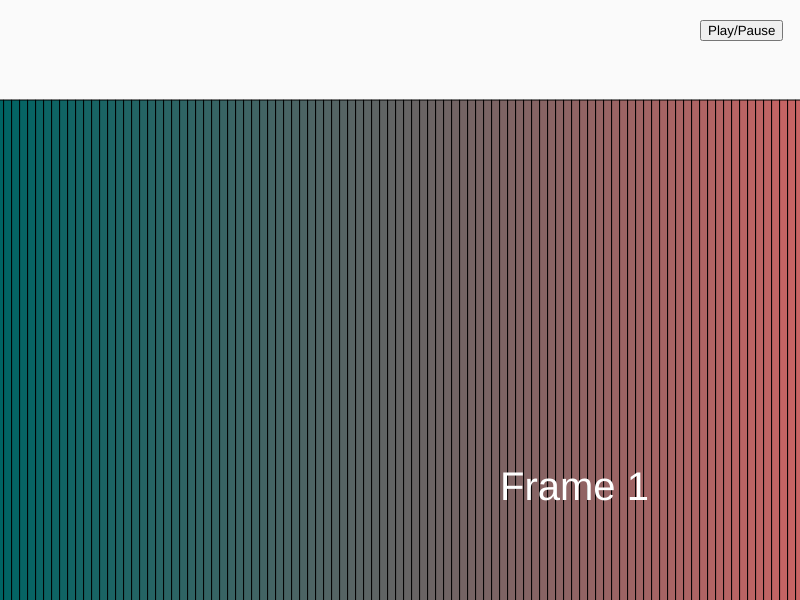
Frame 1 (no input)
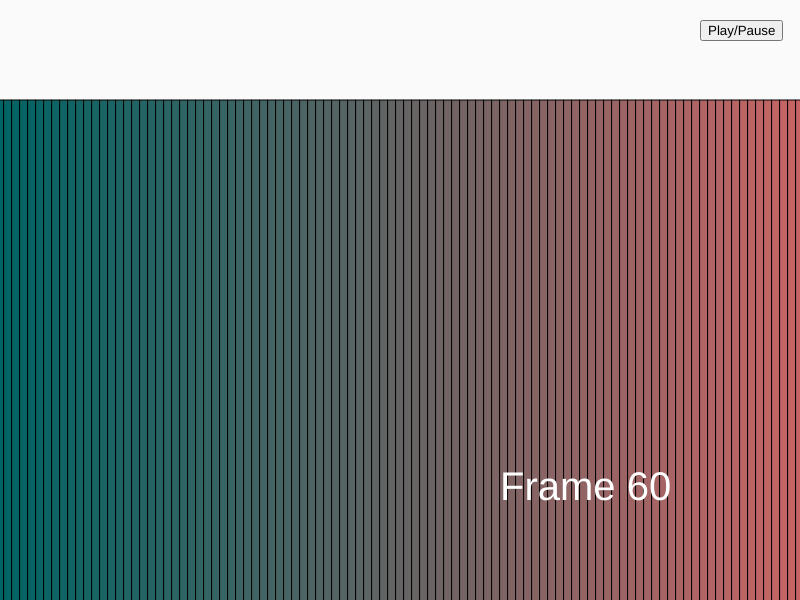
Frame 60 (no input)
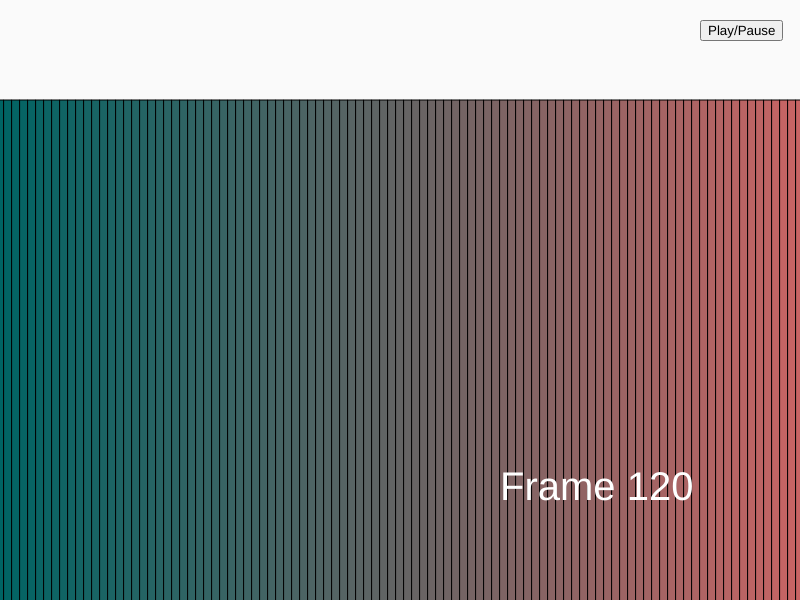
Frame 120 (the mouse pressed at the canvas centre since frame 60)

The p5.js sketch that drew these frames (run headless with seeded random() and noise() and a simulated clock; from frame 60 on, the mouse is pressed at the canvas centre):

// p5.js sketch
// ── sketch.js
var bg = 250;
var playing = true;
var playPause;

var boxes = [];
var boxCount = 100;


function setup() {
    createCanvas(window.screen.width, window.screen.height);
    background(bg);
    rectMode(CENTER);
    var fillColor = color('#4F4F4F');
    fill(fillColor);
    // stroke(128);
    button = createButton('Play/Pause');
    button.position(width - 100, 20);
    button.mousePressed(function () {playing = !playing;});


    for (i = 0; i <= boxCount; i++) {
        boxes.push(new Box(i));
    }
}

function playPauseFunction() {
    playing = !playing
}

function animateAll(element, index, array) {
    element.animate();
}

var grayBox = new grayBox();
var timer = 0;

function draw() {
    if (playing) {
        background(bg);
        // rect(width/2, height/2, 200, 200, 100, cornerRadius, 100, cornerRadius);
        // if (cornerRadius != 20) {
        //     cornerRadius -= 1;
        // } else {
        //     cornerRadius = 100;
        // }
        // grayBox.animate("leftRightExpand");
        // grayBox.leftRightExpand();
        timer += 1;
        var playerY = window.innerHeight - 60;
        var playerX = window.innerWidth/2;
        boxes.forEach(animateAll);
        ellipse(playerX, playerY, 20, 20);
        fill(255);
        textSize(40);
        text("Frame " + timer, window.innerWidth / 2 - 100, window.innerHeight / 2);
    }
}


function Box(index) {
    var width = window.screen.width / boxCount;
    var topLeftX = width * index;
    // var topLeftX = width * index + random(1, 3);
    this.color = color(( index * 2 ) % 255, 100, 100);
    this.index = index;

    this.animate = function () {
        this.color = boxes[Math.floor( this.index ) % boxes.length].color;
        this.index += 0.005;
        // fill(color('#2EAFAC'));
        fill(this.color);
        // print(color);
        // Why do I have to use a y coordinate of 400 or greater???? y = 0
        // seems to cut it short, but I don't quite understand why b/c 0 + height (800) should be enought to cover it?

        rect(topLeftX, 400, width, window.screen.height);
        // print("what the: " + topLeftX + ", 0, " + width + ", " + window.screen.height);
    };
}

function grayBox() {
    this.width = 50;
    this.height = 50;

    this.animate = function (animation) {
        if (animation != undefined) {
            this.animation;
            // rect(width/2, height/2, 200, 200, 100, cornerRadius, 100, cornerRadius);
        }
    }

    this.radii = [100, 100, 100, 100];

    this.leftRightExpand = function () {
        // rect(width/2, height/2, this.height, this.width, this.radii[0], this.radii[1], this.radii[2], this.radii[3]);
        // if (this.radii[1] != 20 && this.radii[3] != 20) {
        //     this.radii[1] -= 2;
        //     this.radii[3] -= 2;
        //     this.width += 5;
        //     this.height+= 5;
        // } else {
        //     this.radii[1] = 100;
        //     this.radii[3] = 100;
        //     this.width = 50;
        //     this.height= 50;
        // }

        print(this);
        print(timer);
        if (timer >= 0 && timer < 20) {
            this.height += 2;
            this.width += 2;
        } else if (timer >= 20 && timer < 80) {
            var newHeight= this.height - 2;
            var newWidth = this.width - 2;
            if (newWidth > 0 && newHeight > 0) {
                this.width = newWidth;
                this.height = newHeight;
            }
            var newRadii1 = this.radii[1] - 1;
            var newRadii3 = this.radii[3] - 1;
            if (newRadii1 > 0 && newRadii3 > 0) {
                this.radii[1] = newRadii1;
                this.radii[3] = newRadii3;
            }
        } else if (timer >= 80 && timer < 100) {
            this.height += 2;
            this.width += 2;
        } else if (timer >= 100 && timer < 160) {
            this.height += 2;
            this.width += 2;
        } else {
            timer = 0;
            this.width = 50;
            this.height = 50;
            this.radii.fill(100);
        }
        rect(width/2, height/2, this.height, this.width, this.radii[0], this.radii[1], this.radii[2], this.radii[3]);
    }
}
